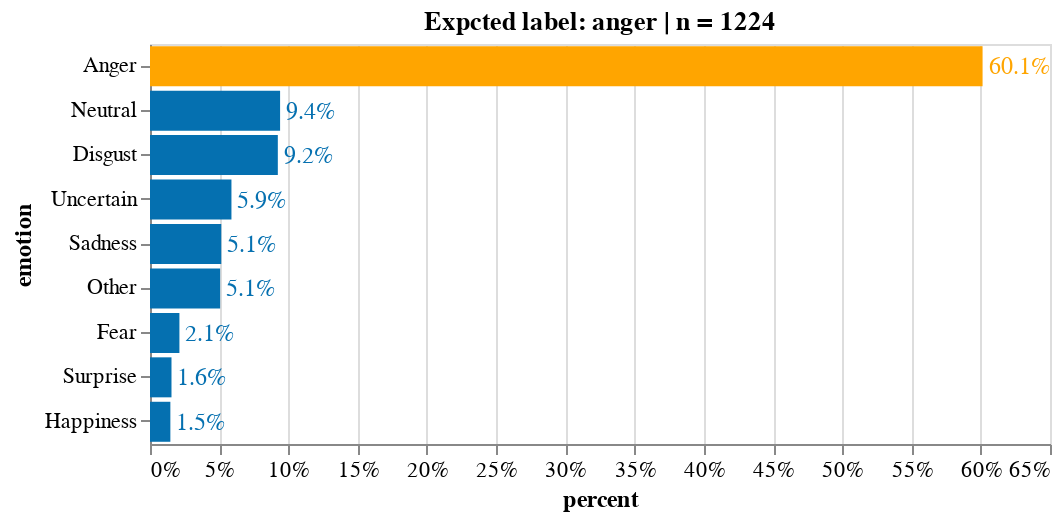

The notebook cell this image was saved under:
### Code cell
emotion = 'anger'
df_formated = emotion_df_formated(df_emo_answers, emotion) # subset 'anger' rows
df_formated_ans = df_formated.drop(['photo_id', 'ethnicity', 'sex','age', 'label', 'url'], axis=1)
source = count_freq_labels(df_formated_ans, X="all") 
title = 'Expcted label: '+ emotion + ' | n = '+ source['counts'].sum().astype(str)
X, Y = 'percent:Q', 'emotion:N'
w, h= 450, 200
txs, ls, ts = 12, 11, 12


chart_anger = simple_per_bar(
    source, title=title, X=X, Y=Y, \
    width=w, height=h, emotion=emotion.capitalize(), \
    text_size = txs, label_size = ls, title_size=ts)

### Figure 1 — Vega-Lite specification as saved in the notebook (floating-point values rounded to 4 significant figures)
{"config": {"view": {"continuousWidth": 400, "continuousHeight": 300}, "axis": {"labelFontSize": 11, "titleFontSize": 12}}, "layer": [{"mark": "bar", "encoding": {"color": {"condition": {"value": "orange", "test": "(datum.emotion === 'Anger')"}, "value": "#0570b0"}, "x": {"type": "quantitative", "axis": {"format": ".0%"}, "field": "percent"}, "y": {"type": "nominal", "field": "emotion", "sort": "-x"}}, "title": "Expcted label: anger | n = 1224"}, {"mark": {"type": "text", "align": "left", "baseline": "middle", "dx": 3, "fontSize": 12}, "encoding": {"color": {"condition": {"value": "orange", "test": "(datum.emotion === 'Anger')"}, "value": "#0570b0"}, "text": {"type": "quantitative", "field": "percent", "format": ".1%"}, "x": {"type": "quantitative", "axis": {"format": ".0%"}, "field": "percent"}, "y": {"type": "nominal", "field": "emotion", "sort": "-x"}}, "title": "Expcted label: anger | n = 1224"}], "data": {"name": "data-0444eee5ec661a2d59b6cb77be3869f4"}, "height": 200, "width": 450, "$schema": "https://vega.github.io/schema/vega-lite/v4.8.1.json", "datasets": {"data-0444eee5ec661a2d59b6cb77be3869f4": [{"counts": 736, "emotion": "Anger", "percent": 0.6013}, {"counts": 115, "emotion": "Neutral", "percent": 0.09395}, {"counts": 113, "emotion": "Disgust", "percent": 0.09232}, {"counts": 72, "emotion": "Uncertain", "percent": 0.05882}, {"counts": 63, "emotion": "Sadness", "percent": 0.05147}, {"counts": 62, "emotion": "Other", "percent": 0.05065}, {"counts": 26, "emotion": "Fear", "percent": 0.02124}, {"counts": 19, "emotion": "Surprise", "percent": 0.01552}, {"counts": 18, "emotion": "Happiness", "percent": 0.01471}]}}
